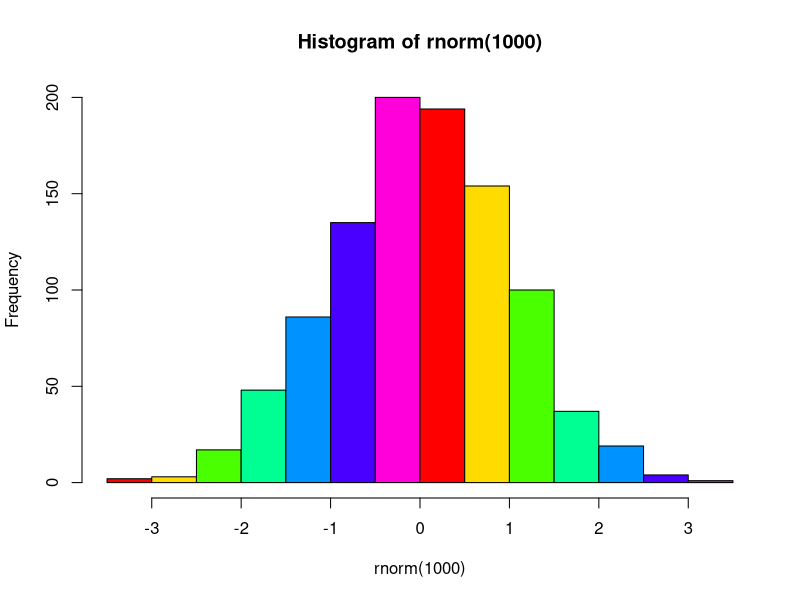
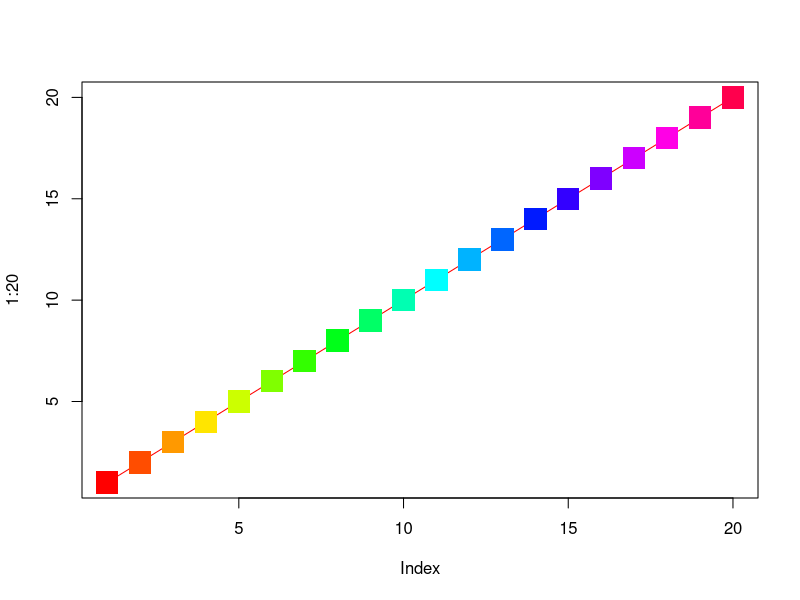

Generate these figures, in order, with R:
## ---- chunk 1
hist(rnorm(1000),col=rainbow(7))
## ---- chunk 2
#| echo: false
plot(1:20, col=rainbow(20),type="b",cex=3, pch=15)
## ---- chunk 3
knitr::kable(head(ggplot2::diamonds))
